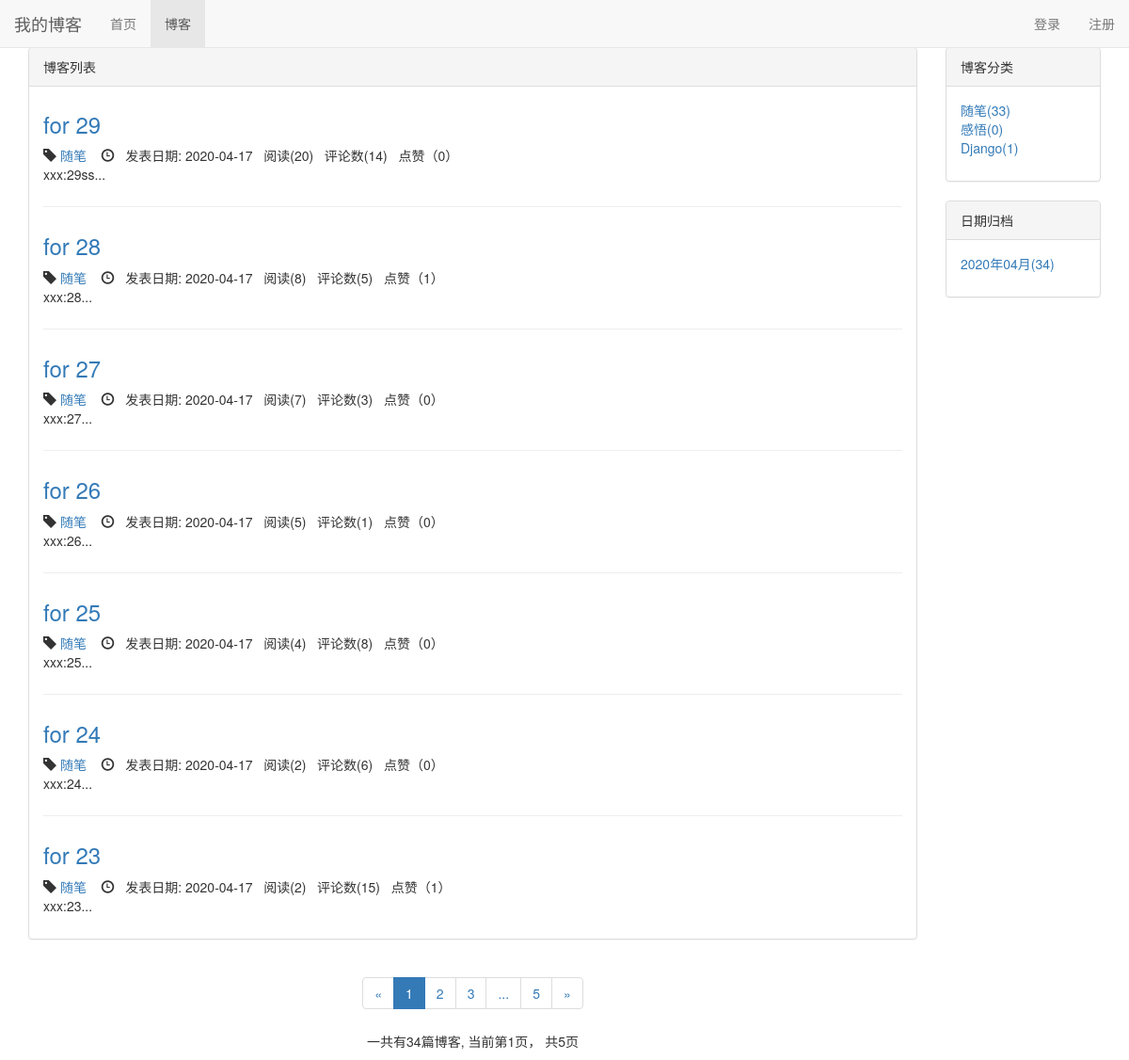
Screenshot of /blog/ with the database file from the repository.
### blog/models.py (models this page shows, shortened)
class Blog(models.Model, ReadNumExpandMethod):
    title = models.CharField(max_length=50)
    blog_type = models.ForeignKey(BlogType, on_delete=models.CASCADE)
    content = RichTextUploadingField() # 添加富文本,附带可上传图片功能
    author = models.ForeignKey(User, on_delete=models.CASCADE)
    read_details = GenericRelation(ReadDetail) # Blog.objects.first().read_details.all() 可取到对应的ReadDetaild
    created_time = models.DateTimeField(auto_now_add=True)
    last_updated_time = models.DateTimeField(auto_now=True)
    class Meta:
        ordering = ['-created_time']

class BlogType(models.Model):
    type_name = models.CharField(max_length=20)
    def __str__(self):
        return self.type_name

### read_statistics/models.py (models this page shows)
class ReadNum(models.Model):
    read_num = models.IntegerField(default=0) # 添加阅读数量字段，以显示每条博客的阅读数量
    content_type = models.ForeignKey(ContentType, on_delete=models.CASCADE)
    object_id = models.PositiveIntegerField()
    content_object = GenericForeignKey('content_type', 'object_id')

### likes/models.py (models this page shows)
class LikeCount(models.Model):
    content_type = models.ForeignKey(ContentType, on_delete=models.CASCADE)
    object_id = models.PositiveIntegerField()
    content_object = GenericForeignKey('content_type', 'object_id')
    liked_num = models.IntegerField(default=0)

### blog/views.py (the view)
# urls.py: path('', views.blog_list, name="blog_list"),
def blog_list(request):
    blogs_all_list = Blog.objects.all()
    context = get_blog_list_common_data(request, blogs_all_list)
    return render_to_response('blog/blog_list.html', context)

### comment/templatetags/comment_tags.py (called while the page is built)
@register.simple_tag
def get_comment_count(obj):
    content_type = ContentType.objects.get_for_model(obj)
    return Comment.objects.filter(content_type=content_type, object_id=obj.pk).count()

### likes/templatetags/likes_tags.py (called while the page is built)
@register.simple_tag
def get_like_count(obj):
    content_type = ContentType.objects.get_for_model(obj)
    like_count, created = LikeCount.objects.get_or_create(content_type=content_type, object_id=obj.pk)
    return like_count.liked_num

### read_statistics/models.py (called while the page is built)
    def get_read_num(self):
        try:
            ct = ContentType.objects.get_for_model(self)
            readnum = ReadNum.objects.get(content_type=ct, object_id=self.pk)
            return readnum.read_num
        except exceptions.ObjectDoesNotExist:
            return 0

### blog/templates/blog/blog_list.html (shortened to what this page needs)
{% extends 'base.html' %}
{% load staticfiles %}
{% load comment_tags %}
{% load likes_tags %}
{% block header_extends %}
    <link rel="stylesheet" type="text/css" href="{% static 'blog/blog.css' %}">
{% endblock %}
{% block nav_home_active2 %}active{% endblock %}
{% block content %}
    <div class="container">
        <div class="row">
            <div class="col-xs-12 col-sm-8 col-md-9 col-lg-10">
                <div class="panel panel-default">
                    <div class="panel-heading">{% block blog_list_title %}博客列表{% endblock %}</div>
                    <div class="panel-body">
                        {% for blog in page_of_blogs.object_list %}
                            <div class="blog">
                                <h3><a href="{% url 'blog_detail' blog.pk %}">{{ blog.title }}</a></h3>
                                <p class="blog-info">
                                    <span class="glyphicon glyphicon-tag"></span>
                                    <a href="{% url 'blogs_with_type' blog.blog_type.pk %}">
                                        {{ blog.blog_type }}
                                    </a>&nbsp;&nbsp;
                                    <span class="glyphicon glyphicon-time"></span>&nbsp;&nbsp;
                                    发表日期: {{ blog.created_time|date:"Y-m-d" }}&nbsp;&nbsp;
                                    阅读({{ blog.get_read_num }})&nbsp;&nbsp;
                                    评论数({% get_comment_count blog %})&nbsp;&nbsp;
                                    点赞（{% get_like_count blog %}）
                                </p>
                                <p>{{ blog.content|striptags|truncatechars:120 }}...</p>
                            </div>
                        {% empty %}
                            <div class="blog">
                                <h3>暂无博客，敬请期待</h3>
                            </div>
                        {% endfor %}
                    </div>
                </div>
                <div class="paginator">
                    <ul class="pagination">
                        <li>
                            {% if page_of_blogs.has_previous %}
                            <a href="?page={{ page_of_blogs.previous_page_number }}" aria-label="Previous">
                                <span aria-hidden="true">&laquo;</span>
                            </a>
                            {% else %}
                                <span aria-hidden="true">&laquo;</span>
                            {% endif %}
                        </li>
                        {% for page_num in page_range %}
                            {% if page_num == page_of_blogs.number %}
                                <li class="active"><span>{{ page_num }}</span></li>
                            {% else %}
                                {% if page_num == '...' %}
                                    <li><span>{{ page_num }}</span></li>
                                {% else %}
                                    <li><a href="?page={{ page_num }}">{{ page_num }}</a></li>
                                {% endif %}
                            {% endif %}
                        {% endfor %}
                        <li>
                            {% if page_of_blogs.has_next %}
                            <a href="?page={{ page_of_blogs.next_page_number }}" aria-label="Next">
                                <span aria-hidden="true">&raquo;</span>
                            </a>
                            {% else %}
                                <span aria-hidden="true">&raquo;</span>
                            {% endif %}
                        </li>
                    </ul>
                    <p>
                        一共有{{ page_of_blogs.paginator.count }}篇博客,
                        当前第{{ page_of_blogs.number }}页，
                        共{{ page_of_blogs.paginator.num_pages }}页
                    </p>
                </div>
            </div>
            <div class="hidden-xs col-sm-4 col-md-3 col-lg-2">
                <div class="panel panel-default">
                    <div class="panel-heading">博客分类</div>
                    <div class="panel-body">
                        <ul class="blog-types">
                            {% for blog_type in blog_types %}
                                <li>
                                    <a href="{% url 'blogs_with_type' blog_type.pk %}">{{ blog_type.type_name }}({{ blog_type.blog_count }})
                                    </a>
                                </li>
                            {% empty %}
                                <li>暂无分类</li>
                            {% endfor %}
                        </ul>
                    </div>
                </div>
                <div class="panel panel-default">
                    <div class="panel-heading">日期归档</div>
                <div class="panel-body">
                    <ul>
                        {% for blog_date, blog_count in blog_dates.items %}
                        <li>
                            <a href="{% url 'blogs_with_date' blog_date.year blog_date.month %}">{{ blog_date|date:"Y年m月" }}({{ blog_count }})</a>
                        </li>
                        {% endfor %}
                    </ul>
                </div>
                </div>
            </div>
        </div>
    </div>
{% endblock %}

### templates/base.html (shortened to what this page needs)
{% load staticfiles %}
<!DOCTYPE html>
<html lang="zh-CN">
<head>
    <link rel="stylesheet" type="text/css" href="{% static 'base.css' %}">
    <link rel="stylesheet" type="text/css" href="{% static 'bootstrap-3.3.7/css/bootstrap.min.css' %}">
    {% block header_extends %}{% endblock %}
</head>
<body>
    <div class="navbar navbar-default navbar-fixed-top" role="navigation">
        <div class="container-fluid">
            <div class="navbar-header">
                <a class="navbar-brand" href="{% url 'home' %}">我的博客
                </a>
            </div>
            <div id="navbar-collapsed" class="collapse navbar-collapse">
                <ul class="nav navbar-nav">
                    <li class="{% block nav_home_active1 %}{% endblock %}"><a href="{% url 'home' %}">首页</a></li>
                    <li class="{% block nav_home_active2 %}{% endblock %}"><a href="{% url 'blog_list' %}">博客</a></li>
                </ul>
                <ul class="nav navbar-nav navbar-right">
                    {% if not user.is_authenticated %}
                        <li>
                            <a href="{% url 'login' %}?from={{ request.get_full_path }}">登录</a>
                        </li>
                        <li>
                            <a href="{% url 'register' %}?from={{ request.get_full_path }}">注册</a>
                        </li>
                    {% endif %}
                </ul>
            </div>
        </div>
    </div>
    {% block content %}{% endblock %}
</body>
</html>

### static/base.css (style rules this page uses)
* { margin: 0; padding: 0; }
body { margin-top: 50px!important; }
ul { list-style-type: none!important; }

### blog/static/blog/blog.css (style rules this page uses)
ul.blog-types { list-style-type: none; }
div.blog:not(:last-child) { margin-bottom: 2em; padding-bottom: 1em; border-bottom: 1px solid #eee; }
div.blog h3 { margin-top: 0.5em; }
div.blog p.blog-info { margin-bottom: 0; }
div.paginator { text-align: center; }

### rows the page displays
Blog: title "for 29", blog_type "随笔", created_time "2020-04-17", get_read_num "20", id "14", id.liked_num "0", content "xxx:29ss"
Blog: title "for 28", blog_type "随笔", created_time "2020-04-17", get_read_num "8", id "5", id.liked_num "1", content "xxx:28"
Blog: title "for 27", blog_type "随笔", created_time "2020-04-17", get_read_num "7", id "3", id.liked_num "0", content "xxx:27"
Blog: title "for 26", blog_type "随笔", created_time "2020-04-17", get_read_num "5", id "1", id.liked_num "0", content "xxx:26"
Blog: title "for 25", blog_type "随笔", created_time "2020-04-17", get_read_num "4", id "8", id.liked_num "0", content "xxx:25"
Blog: title "for 24", blog_type "随笔", created_time "2020-04-17", get_read_num "2", id "6", id.liked_num "0", content "xxx:24"
Blog: title "for 23", blog_type "随笔", created_time "2020-04-17", get_read_num "2", id "15", id.liked_num "1", content "xxx:23"
BlogType: type_name "随笔", blog_count "33"
BlogType: type_name "感悟", blog_count "0"
BlogType: type_name "Django", blog_count "1"

### other values shown
{{ page_num }} "1"
{{ page_num }} "2" "3" "5"
{{ page_num }} "..."
{{ page_of_blogs.paginator.count }} "34"
{{ page_of_blogs.number }} "1"
{{ page_of_blogs.paginator.num_pages }} "5"
{{ blog_date|date:"Y年m月" }} "2020年04月"
{{ blog_count }} "34"
